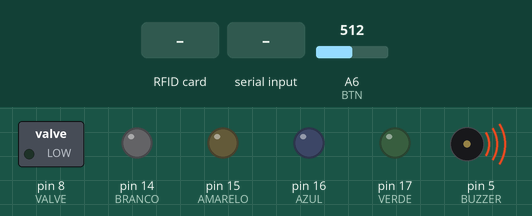
This program was run on a simulated Arduino Nano, built with avr-gcc and run on an emulated ATmega328P. Shown: switched loads named in the program (green lamp = pin HIGH), output pins drawn as LEDs (lit = HIGH), buzzer (waves = sounding, pin HIGH). Inputs (shaded band) come from the test bench; at power-on: A6 (BTN) = 512. Pins used as bus, display or sensor lines are not drawn; what the program prints to the serial monitor is not drawn.

Above: at 0.1 s.
At 1.3 s:
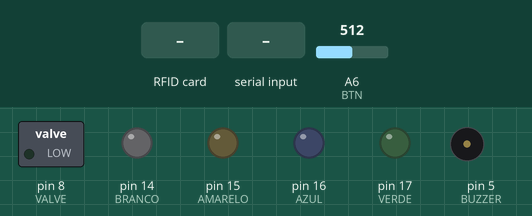
1.4 s: RFID card 5E 7A 19 C4 held to the reader
At 2.6 s:
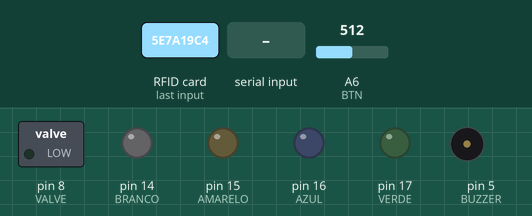
2.9 s: "TAP1:1\n" received over the second serial link
4.4 s: "OK:1\n" received over the second serial link
5.9 s: "TAP1" received over the second serial link
Timing chart, 0 to 8.4 s (numbered marks = the images above; inputs shaded):
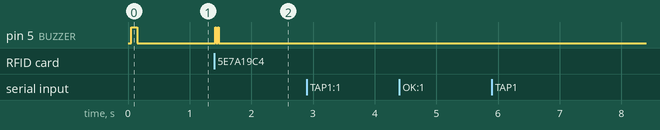

The program:

main.cpp
```cpp
/*
  FIRMARE 2.0 MODULE TAP MANDA CHOPP
    Versão para segunda versão do sistema na qual este código funcionará como firmware para o arduino que
  por sua vez funcionará como periférico do tablet. Este último será o controlador principal.

  FAZER
    1. Enum com os comandos e os erros
    2. Biblioteca para cada operação
    3. Leitura do RFID
    4. Leitura do sensor

*/

#include <Arduino.h>
#include <TimerOne.h>
#include <SoftwareSerial.h>
#include <MFRC522.h>

//INTERFACE
#define BRANCO 14
#define AMARELO 15
#define AZUL 16
#define VERDE 17

#define BUZZER 5
#define BTN 20

//CONTROLE DO FLUXO
#define SENSOR 2
#define VALVE 8
unsigned int pulsos = 0;
int volume = 0;
int fluxo = 0;

//RFID
constexpr uint8_t RST_PIN = 9;
constexpr uint8_t SS_PIN = 10;
MFRC522 RFID(SS_PIN, RST_PIN);

//BLUETOOTH
SoftwareSerial blue(3, 4);

//FUNÇÕES
#define LEDon(led) digitalWrite(led, HIGH)
#define LEDoff(led) digitalWrite(led, LOW)
String ler_TAG();
char ler_BTN();
void apitar(byte vezes, byte tempo);

void setup(){
  //Inicialização do bluetooth e da Serial
  blue.begin(9600);
  Serial.begin(9600);
  //Inicialização do RFID
  SPI.begin();
  RFID.PCD_Init();

  //Inicialização dos periféricos
  pinMode(BRANCO, OUTPUT);
  pinMode(AMARELO, OUTPUT);
  pinMode(AZUL, OUTPUT);
  pinMode(VERDE, OUTPUT);
  pinMode(BUZZER, OUTPUT);
  pinMode(BTN, INPUT_PULLUP);
  pinMode(VALVE, OUTPUT);
  pinMode(SENSOR, INPUT);
  //Aviso sonoro de inicialização
  apitar(1, 100);


  //Timer1.initialize(100000);
  //Timer1.attachInterrupt( calculo );
  //blue.println("TAP1:__NULL__:0");
}

bool isData = false;
byte cmd = 0;
unsigned long int param = 0;
String data = "", ans = "";
String tag = "";
char btn = '0';
void loop(){

  //Verifica se há comando do bluetooth
  while (blue.available()){
    data += (char)blue.read();
    isData = true;
    delay(1);
  }

  //Verifica se TAG ou bortão já foi lida pelo bluetooth. Se não faz nova leitura
  if (tag == "") tag = ler_TAG();
  if (btn == '0') btn = ler_BTN();

  //Há novo dado
  if (isData){
    //Espelha o dado
    Serial.println(data);
    //Verifica o cabeçalho
    if (data.indexOf("TAP1") != -1){
      byte aux1 = data.indexOf(":");
      byte aux2 = data.indexOf(":", aux1+1);
      cmd = data.substring(aux1+1, aux2).toInt();
      aux1 = data.indexOf(":", aux2+1);
      param = data.substring(aux2+1, aux1).toInt();
      bool OK = data.substring(aux1+1, aux1+3) == "OK";
      bool write = true;
      if (OK){
        //Comando ACK
        if (cmd == 0)  ans = "TAP1:OK";
        //Comando ECHO
        else if (cmd == 1) {
          if (ans == "") ans = "TAP1:OK";
        }
        //Comando READ
        else if (cmd == 2) {
          if (tag == "") tag = "__NULL__";
          else Serial.println(tag);
          ans = "TAP1:2:" + tag + ":" + btn + ":OK";
          tag = "";
          btn = '0';
        }
        //Comando SENSOR
        else if (cmd == 3) ans = "TAP1:3:OK";
        //Comando VALVE
        else if (cmd == 4) ans = "TAP1:4:OK";
        //Comando FILL
        else if (cmd == 5) ans = "TAP1:5:OK";
        //Comando LEDON
        else if (cmd == 6) ans = "TAP1:6:OK";
        //Comando LEDOFF
        else if (cmd == 7) ans = "TAP1:7:OK";
        //Comando BUZZER
        else if (cmd == 8) ans = "TAP1:8:OK";
        //Comando RESET
        else if (cmd == 9) ans = "TAP1:9:OK";
        else write = false;
        if (write){
          blue.println(ans);
          Serial.println(ans);
        }
      }
      else blue.println("ERROR");
    }
    else blue.println("ERROR");
    data = "";
    isData = false;
  }
}

void conta_vol() {
  pulsos++;
}
bool state = false;
int fluxo_1 = 0;
void calculo() {
  noInterrupts();
  volume += pulsos;
  fluxo = pulsos/2 + fluxo_1/2;
  fluxo_1 = fluxo;
  pulsos = 0;
  state = !state;
  digitalWrite(BRANCO, state);
  interrupts();
}

String ler_TAG() {
  if (RFID.PICC_IsNewCardPresent() && RFID.PICC_ReadCardSerial()) {
    apitar(2, 20);
    String conteudo = "";
    for (byte i = 0; i < RFID.uid.size; i++)
    {
      conteudo.concat(String(RFID.uid.uidByte[i] < 0x10 ? "0" : ""));
      conteudo.concat(String(RFID.uid.uidByte[i], HEX));
    }
    return conteudo;
  }
  else return "";
}

char ler_BTN(){
  if (analogRead(BTN) < 100) return '1';
  else return '0';
}

void apitar(byte vezes, byte tempo) {
  int i = 0;
  while(i < vezes){
    digitalWrite(BUZZER, HIGH);
    delay(tempo);
    digitalWrite(BUZZER, LOW);
    i++;
    if (i == vezes) break;
    delay(tempo);
  }
}
```

Measured:
- after the input at 1.4 s, pin 5 (BUZZER): alternates HIGH for 0.02 s and LOW for 0.02 s, 4 changes in all, then stays LOW, starting at once
- after the input at 2.9 s, every drawn part: stays the same
- after the input at 4.4 s, every drawn part: stays the same
- after the input at 5.9 s, every drawn part: stays the same
